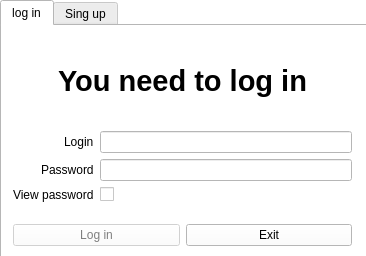
<?xml version="1.0" encoding="UTF-8"?>
<ui version="4.0">
 <class>MainWindow</class>
 <widget class="QMainWindow" name="MainWindow">
  <property name="enabled">
   <bool>true</bool>
  </property>
  <property name="geometry">
   <rect>
    <x>0</x>
    <y>0</y>
    <width>366</width>
    <height>256</height>
   </rect>
  </property>
  <property name="minimumSize">
   <size>
    <width>366</width>
    <height>256</height>
   </size>
  </property>
  <property name="maximumSize">
   <size>
    <width>366</width>
    <height>256</height>
   </size>
  </property>
  <property name="palette">
   <palette>
    <active>
     <colorrole role="WindowText">
      <brush brushstyle="SolidPattern">
       <color alpha="255">
        <red>0</red>
        <green>0</green>
        <blue>0</blue>
       </color>
      </brush>
     </colorrole>
     <colorrole role="Button">
      <brush brushstyle="SolidPattern">
       <color alpha="255">
        <red>255</red>
        <green>255</green>
        <blue>255</blue>
       </color>
      </brush>
     </colorrole>
     <colorrole role="Light">
      <brush brushstyle="SolidPattern">
       <color alpha="255">
        <red>255</red>
        <green>255</green>
        <blue>255</blue>
       </color>
      </brush>
     </colorrole>
     <colorrole role="Midlight">
      <brush brushstyle="SolidPattern">
       <color alpha="255">
        <red>255</red>
        <green>255</green>
        <blue>255</blue>
       </color>
      </brush>
     </colorrole>
     <colorrole role="Dark">
      <brush brushstyle="SolidPattern">
       <color alpha="255">
        <red>127</red>
        <green>127</green>
        <blue>127</blue>
       </color>
      </brush>
     </colorrole>
     <colorrole role="Mid">
      <brush brushstyle="SolidPattern">
       <color alpha="255">
        <red>170</red>
        <green>170</green>
        <blue>170</blue>
       </color>
      </brush>
     </colorrole>
     <colorrole role="Text">
      <brush brushstyle="SolidPattern">
       <color alpha="255">
        <red>0</red>
        <green>0</green>
        <blue>0</blue>
       </color>
      </brush>
     </colorrole>
     <colorrole role="BrightText">
      <brush brushstyle="SolidPattern">
       <color alpha="255">
        <red>255</red>
        <green>255</green>
        <blue>255</blue>
       </color>
      </brush>
     </colorrole>
     <colorrole role="ButtonText">
      <brush brushstyle="SolidPattern">
       <color alpha="255">
        <red>0</red>
        <green>0</green>
        <blue>0</blue>
       </color>
      </brush>
     </colorrole>
     <colorrole role="Base">
      <brush brushstyle="SolidPattern">
       <color alpha="255">
        <red>255</red>
        <green>255</green>
        <blue>255</blue>
       </color>
      </brush>
     </colorrole>
     <colorrole role="Window">
      <brush brushstyle="SolidPattern">
       <color alpha="255">
        <red>255</red>
        <green>255</green>
        <blue>255</blue>
       </color>
      </brush>
     </colorrole>
     <colorrole role="Shadow">
      <brush brushstyle="SolidPattern">
       <color alpha="255">
        <red>0</red>
        <green>0</green>
        <blue>0</blue>
       </color>
      </brush>
     </colorrole>
     <colorrole role="AlternateBase">
      <brush brushstyle="SolidPattern">
       <color alpha="255">
        <red>255</red>
        <green>255</green>
        <blue>255</blue>
       </color>
      </brush>
     </colorrole>
     <colorrole role="ToolTipBase">
      <brush brushstyle="SolidPattern">
       <color alpha="255">
        <red>255</red>
        <green>255</green>
        <blue>220</blue>
       </color>
      </brush>
     </colorrole>
     <colorrole role="ToolTipText">
      <brush brushstyle="SolidPattern">
       <color alpha="255">
        <red>0</red>
        <green>0</green>
        <blue>0</blue>
       </color>
      </brush>
     </colorrole>
    </active>
    <inactive>
     <colorrole role="WindowText">
      <brush brushstyle="SolidPattern">
       <color alpha="255">
        <red>0</red>
        <green>0</green>
        <blue>0</blue>
       </color>
      </brush>
     </colorrole>
     <colorrole role="Button">
      <brush brushstyle="SolidPattern">
       <color alpha="255">
        <red>255</red>
        <green>255</green>
        <blue>255</blue>
       </color>
      </brush>
     </colorrole>
     <colorrole role="Light">
      <brush brushstyle="SolidPattern">
       <color alpha="255">
        <red>255</red>
        <green>255</green>
        <blue>255</blue>
       </color>
      </brush>
     </colorrole>
     <colorrole role="Midlight">
      <brush brushstyle="SolidPattern">
       <color alpha="255">
        <red>255</red>
        <green>255</green>
        <blue>255</blue>
       </color>
      </brush>
     </colorrole>
     <colorrole role="Dark">
      <brush brushstyle="SolidPattern">
       <color alpha="255">
        <red>127</red>
        <green>127</green>
        <blue>127</blue>
       </color>
      </brush>
     </colorrole>
     <colorrole role="Mid">
      <brush brushstyle="SolidPattern">
       <color alpha="255">
        <red>170</red>
        <green>170</green>
        <blue>170</blue>
       </color>
      </brush>
     </colorrole>
     <colorrole role="Text">
      <brush brushstyle="SolidPattern">
       <color alpha="255">
        <red>0</red>
        <green>0</green>
        <blue>0</blue>
       </color>
      </brush>
     </colorrole>
     <colorrole role="BrightText">
      <brush brushstyle="SolidPattern">
       <color alpha="255">
        <red>255</red>
        <green>255</green>
        <blue>255</blue>
       </color>
      </brush>
     </colorrole>
     <colorrole role="ButtonText">
      <brush brushstyle="SolidPattern">
       <color alpha="255">
        <red>0</red>
        <green>0</green>
        <blue>0</blue>
       </color>
      </brush>
     </colorrole>
     <colorrole role="Base">
      <brush brushstyle="SolidPattern">
       <color alpha="255">
        <red>255</red>
        <green>255</green>
        <blue>255</blue>
       </color>
      </brush>
     </colorrole>
     <colorrole role="Window">
      <brush brushstyle="SolidPattern">
       <color alpha="255">
        <red>255</red>
        <green>255</green>
        <blue>255</blue>
       </color>
      </brush>
     </colorrole>
     <colorrole role="Shadow">
      <brush brushstyle="SolidPattern">
       <color alpha="255">
        <red>0</red>
        <green>0</green>
        <blue>0</blue>
       </color>
      </brush>
     </colorrole>
     <colorrole role="AlternateBase">
      <brush brushstyle="SolidPattern">
       <color alpha="255">
        <red>255</red>
        <green>255</green>
        <blue>255</blue>
       </color>
      </brush>
     </colorrole>
     <colorrole role="ToolTipBase">
      <brush brushstyle="SolidPattern">
       <color alpha="255">
        <red>255</red>
        <green>255</green>
        <blue>220</blue>
       </color>
      </brush>
     </colorrole>
     <colorrole role="ToolTipText">
      <brush brushstyle="SolidPattern">
       <color alpha="255">
        <red>0</red>
        <green>0</green>
        <blue>0</blue>
       </color>
      </brush>
     </colorrole>
    </inactive>
    <disabled>
     <colorrole role="WindowText">
      <brush brushstyle="SolidPattern">
       <color alpha="255">
        <red>127</red>
        <green>127</green>
        <blue>127</blue>
       </color>
      </brush>
     </colorrole>
     <colorrole role="Button">
      <brush brushstyle="SolidPattern">
       <color alpha="255">
        <red>255</red>
        <green>255</green>
        <blue>255</blue>
       </color>
      </brush>
     </colorrole>
     <colorrole role="Light">
      <brush brushstyle="SolidPattern">
       <color alpha="255">
        <red>255</red>
        <green>255</green>
        <blue>255</blue>
       </color>
      </brush>
     </colorrole>
     <colorrole role="Midlight">
      <brush brushstyle="SolidPattern">
       <color alpha="255">
        <red>255</red>
        <green>255</green>
        <blue>255</blue>
       </color>
      </brush>
     </colorrole>
     <colorrole role="Dark">
      <brush brushstyle="SolidPattern">
       <color alpha="255">
        <red>127</red>
        <green>127</green>
        <blue>127</blue>
       </color>
      </brush>
     </colorrole>
     <colorrole role="Mid">
      <brush brushstyle="SolidPattern">
       <color alpha="255">
        <red>170</red>
        <green>170</green>
        <blue>170</blue>
       </color>
      </brush>
     </colorrole>
     <colorrole role="Text">
      <brush brushstyle="SolidPattern">
       <color alpha="255">
        <red>127</red>
        <green>127</green>
        <blue>127</blue>
       </color>
      </brush>
     </colorrole>
     <colorrole role="BrightText">
      <brush brushstyle="SolidPattern">
       <color alpha="255">
        <red>255</red>
        <green>255</green>
        <blue>255</blue>
       </color>
      </brush>
     </colorrole>
     <colorrole role="ButtonText">
      <brush brushstyle="SolidPattern">
       <color alpha="255">
        <red>127</red>
        <green>127</green>
        <blue>127</blue>
       </color>
      </brush>
     </colorrole>
     <colorrole role="Base">
      <brush brushstyle="SolidPattern">
       <color alpha="255">
        <red>255</red>
        <green>255</green>
        <blue>255</blue>
       </color>
      </brush>
     </colorrole>
     <colorrole role="Window">
      <brush brushstyle="SolidPattern">
       <color alpha="255">
        <red>255</red>
        <green>255</green>
        <blue>255</blue>
       </color>
      </brush>
     </colorrole>
     <colorrole role="Shadow">
      <brush brushstyle="SolidPattern">
       <color alpha="255">
        <red>0</red>
        <green>0</green>
        <blue>0</blue>
       </color>
      </brush>
     </colorrole>
     <colorrole role="AlternateBase">
      <brush brushstyle="SolidPattern">
       <color alpha="255">
        <red>255</red>
        <green>255</green>
        <blue>255</blue>
       </color>
      </brush>
     </colorrole>
     <colorrole role="ToolTipBase">
      <brush brushstyle="SolidPattern">
       <color alpha="255">
        <red>255</red>
        <green>255</green>
        <blue>220</blue>
       </color>
      </brush>
     </colorrole>
     <colorrole role="ToolTipText">
      <brush brushstyle="SolidPattern">
       <color alpha="255">
        <red>0</red>
        <green>0</green>
        <blue>0</blue>
       </color>
      </brush>
     </colorrole>
    </disabled>
   </palette>
  </property>
  <property name="windowTitle">
   <string>MainWindow</string>
  </property>
  <widget class="QWidget" name="centralWidget">
   <widget class="QTabWidget" name="tabWidget">
    <property name="geometry">
     <rect>
      <x>0</x>
      <y>0</y>
      <width>371</width>
      <height>261</height>
     </rect>
    </property>
    <property name="currentIndex">
     <number>0</number>
    </property>
    <widget class="QWidget" name="tab">
     <attribute name="title">
      <string>log in</string>
     </attribute>
     <widget class="QWidget" name="verticalLayoutWidget">
      <property name="geometry">
       <rect>
        <x>0</x>
        <y>0</y>
        <width>361</width>
        <height>231</height>
       </rect>
      </property>
      <layout class="QVBoxLayout" name="verticalLayout">
       <item>
        <widget class="QLabel" name="label">
         <property name="font">
          <font>
           <pointsize>22</pointsize>
           <weight>75</weight>
           <bold>true</bold>
          </font>
         </property>
         <property name="layoutDirection">
          <enum>Qt::LeftToRight</enum>
         </property>
         <property name="text">
          <string>You need to log in</string>
         </property>
         <property name="alignment">
          <set>Qt::AlignCenter</set>
         </property>
        </widget>
       </item>
       <item>
        <layout class="QFormLayout" name="formLayout">
         <property name="labelAlignment">
          <set>Qt::AlignRight|Qt::AlignTrailing|Qt::AlignVCenter</set>
         </property>
         <item row="0" column="0">
          <widget class="QLabel" name="label_2">
           <property name="text">
            <string>Login</string>
           </property>
          </widget>
         </item>
         <item row="0" column="1">
          <widget class="QLineEdit" name="lineEdit">
           <property name="maxLength">
            <number>20</number>
           </property>
          </widget>
         </item>
         <item row="1" column="0">
          <widget class="QLabel" name="label_3">
           <property name="text">
            <string>Password</string>
           </property>
          </widget>
         </item>
         <item row="1" column="1">
          <widget class="QLineEdit" name="lineEdit_2">
           <property name="maxLength">
            <number>20</number>
           </property>
           <property name="echoMode">
            <enum>QLineEdit::Password</enum>
           </property>
          </widget>
         </item>
         <item row="2" column="0">
          <widget class="QLabel" name="label_4">
           <property name="text">
            <string>View password</string>
           </property>
          </widget>
         </item>
         <item row="2" column="1">
          <widget class="QCheckBox" name="checkBox">
           <property name="text">
            <string/>
           </property>
          </widget>
         </item>
        </layout>
       </item>
       <item>
        <layout class="QHBoxLayout" name="horizontalLayout">
         <item>
          <widget class="QPushButton" name="pushButton">
           <property name="enabled">
            <bool>false</bool>
           </property>
           <property name="text">
            <string>Log in</string>
           </property>
          </widget>
         </item>
         <item>
          <widget class="QPushButton" name="pushButton_2">
           <property name="text">
            <string>Exit</string>
           </property>
          </widget>
         </item>
        </layout>
       </item>
      </layout>
     </widget>
    </widget>
    <widget class="QWidget" name="tab_2">
     <attribute name="title">
      <string>Sing up</string>
     </attribute>
     <widget class="QWidget" name="verticalLayoutWidget_2">
      <property name="geometry">
       <rect>
        <x>0</x>
        <y>0</y>
        <width>361</width>
        <height>231</height>
       </rect>
      </property>
      <layout class="QVBoxLayout" name="verticalLayout_2">
       <item>
        <widget class="QLabel" name="label_5">
         <property name="font">
          <font>
           <pointsize>22</pointsize>
           <weight>75</weight>
           <bold>true</bold>
          </font>
         </property>
         <property name="text">
          <string>Registration window</string>
         </property>
         <property name="alignment">
          <set>Qt::AlignCenter</set>
         </property>
        </widget>
       </item>
       <item>
        <layout class="QVBoxLayout" name="verticalLayout_3">
         <item>
          <layout class="QFormLayout" name="formLayout_2">
           <property name="labelAlignment">
            <set>Qt::AlignRight|Qt::AlignTrailing|Qt::AlignVCenter</set>
           </property>
           <item row="0" column="0">
            <widget class="QLabel" name="label_6">
             <property name="text">
              <string>Login</string>
             </property>
             <property name="alignment">
              <set>Qt::AlignLeading|Qt::AlignLeft|Qt::AlignVCenter</set>
             </property>
            </widget>
           </item>
           <item row="1" column="0">
            <widget class="QLabel" name="label_7">
             <property name="text">
              <string>Password</string>
             </property>
            </widget>
           </item>
           <item row="2" column="0">
            <widget class="QLabel" name="label_8">
             <property name="text">
              <string>Confirm password</string>
             </property>
            </widget>
           </item>
           <item row="3" column="0">
            <widget class="QLabel" name="label_9">
             <property name="text">
              <string>View password</string>
             </property>
            </widget>
           </item>
           <item row="0" column="1">
            <widget class="QLineEdit" name="lineEdit_3">
             <property name="inputMask">
              <string/>
             </property>
             <property name="text">
              <string/>
             </property>
             <property name="maxLength">
              <number>20</number>
             </property>
            </widget>
           </item>
           <item row="1" column="1">
            <widget class="QLineEdit" name="lineEdit_4">
             <property name="font">
              <font>
               <stylestrategy>PreferDefault</stylestrategy>
              </font>
             </property>
             <property name="maxLength">
              <number>20</number>
             </property>
             <property name="echoMode">
              <enum>QLineEdit::Password</enum>
             </property>
            </widget>
           </item>
           <item row="2" column="1">
            <widget class="QLineEdit" name="lineEdit_5">
             <property name="maxLength">
              <number>20</number>
             </property>
             <property name="echoMode">
              <enum>QLineEdit::Password</enum>
             </property>
            </widget>
           </item>
           <item row="3" column="1">
            <widget class="QCheckBox" name="checkBox_2">
             <property name="text">
              <string/>
             </property>
            </widget>
           </item>
          </layout>
         </item>
        </layout>
       </item>
       <item>
        <layout class="QHBoxLayout" name="horizontalLayout_2">
         <item>
          <widget class="QPushButton" name="pushButton_3">
           <property name="enabled">
            <bool>false</bool>
           </property>
           <property name="text">
            <string>Sing up</string>
           </property>
          </widget>
         </item>
         <item>
          <widget class="QPushButton" name="pushButton_4">
           <property name="text">
            <string>Exit</string>
           </property>
          </widget>
         </item>
        </layout>
       </item>
      </layout>
     </widget>
    </widget>
   </widget>
  </widget>
 </widget>
 <layoutdefault spacing="6" margin="11"/>
 <resources/>
 <connections/>
</ui>
